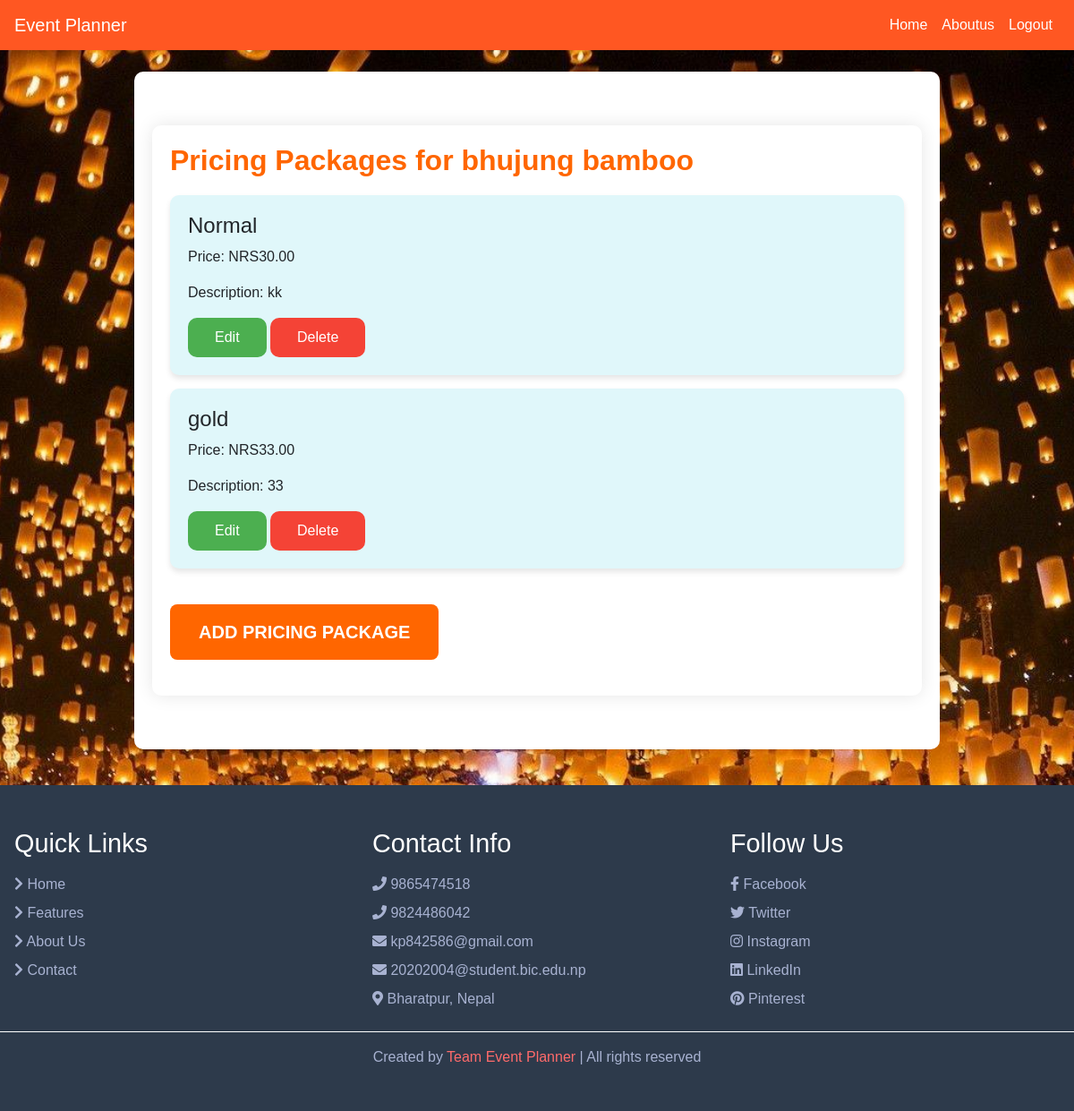
Page /accounts/owner/11/ (signed in) on the committed database.
### owner/models.py (models this page shows, shortened)
class Venue(models.Model):
    id = models.AutoField(primary_key=True)
    name = models.CharField(max_length=100)
    address = models.CharField(max_length=255)
    description = models.TextField()
    contact_email = models.EmailField(unique=True)
    zip_code = models.CharField(max_length=10,default=44207)  # New field for zip code
    average_cost_per_person = models.DecimalField(max_digits=10, decimal_places=2,default=0)
    total_slots = models.PositiveIntegerField(default=0)  # New field for available slots
    occupancy = models.PositiveIntegerField(default=0)
    contact_num = models.PositiveIntegerField(default=0)
    image = models.ImageField(upload_to='venue_images/', null=True, blank=True)
    available_slots = models.PositiveIntegerField(editable=False)  # Non-editable field

class PricingPackage(models.Model):
    id = models.AutoField(primary_key=True)
    venue = models.ForeignKey(Venue, related_name='packages', on_delete=models.CASCADE)
    package_name = models.CharField(max_length=100)
    price = models.DecimalField(max_digits=10, decimal_places=2)
    details = models.TextField()
    contact_email = models.EmailField()

### owner/views.py (the view, shortened to what this page needs)
# urls.py: path('owner/<int:venue_id>/', owner_pricing_packages, name='owner_pricing_packages'),
@login_required
def owner_pricing_packages(request, venue_id):
    venue = get_object_or_404(Venue, id=venue_id)
    packages = PricingPackage.objects.filter(venue=venue)
    package_form_pairs = [(package, PricingPackageForm(instance=package)) for package in packages]
    context = {
        'venue': venue,
        'package_form_pairs': package_form_pairs,
    }
    return render(request, 'owner/owner_pricing_packages.html', context)

### owner/templates/owner/owner_pricing_packages.html (shortened to what this page needs)
{% extends 'owner/base.html' %}
{% block content %}
<div class="container">
    <h2>Pricing Packages for {{ venue.name }}</h2>
    {% if package_form_pairs %}
        <ul class="package-list">
            {% for package, form in package_form_pairs %}
                <li>
                    <h4>{{ package.package_name }}</h4>
                    <p>Price: NRS{{ package.price }}</p>
                    <p>Description: {{ package.details }}</p>
                    <button type="button" class="edit-button" onclick="openModal('{{ package.id }}')">Edit</button>
                    <form method="post" action="{% url 'delete_package' venue.id package.id %}" style="display:inline;" onsubmit="return confirmDelete();">
                        <button type="submit" class="delete-button">Delete</button>
                    </form>
                </li>
            {% endfor %}
        </ul>
    {% else %}
        <p class="no-packages-message">No pricing packages found for this venue.</p>
    {% endif %}
    <br>
    <a href="{% url 'add_pricing_package' venue.id %}" class="add-package-button">Add Pricing Package</a>
</div>
{% endblock %}

### owner/templates/owner/owner_pricing_packages.html (style rules this page uses)
body { background-color: #f0f2f5; font-family: Arial, sans-serif; }
.container { max-width: 900px; margin: 40px auto; padding: 20px; background-color: #ffffff; border-radius: 10px; box-shadow: 0 0 20px rgba(0, 0, 0, 0.1); }
h2 { color: #ff6600; margin-bottom: 20px; font-weight: 700; }
.package-list { list-style-type: none; padding: 0; }
.package-list li { background-color: #e0f7fa; margin-bottom: 15px; padding: 20px; border-radius: 10px; box-shadow: 0 4px 6px rgba(0, 0, 0, 0.1); transition: transform 0.3s ease, background-color 0.3s ease; position: relative; }
.edit-button { background-color: #4caf50; color:white; padding-left: 30px; padding-right: 30px; padding-top: 10px; padding-bottom: 10px; border: 10px; border-radius: 10px; }
.delete-button { background-color: #f44336; color:white; padding-left: 30px; padding-right: 30px; padding-top: 10px; padding-bottom: 10px; border: 10px; border-radius: 10px; }
.add-package-button { display: inline-block; background-color: #ff6600; color: #fff; text-decoration: none; padding: 16px 32px; border-radius: 8px; font-size: 20px; font-weight: bold; text-transform: uppercase; transition: background-color 0.3s ease, color 0.3s ease, transform 0.3s ease; margin-bottom: 20px; }

### rows in the picture
Venue: name "bhujung bamboo"
PricingPackage: package_name "Normal", price "30.00", details "kk"
PricingPackage: package_name "gold", price "33.00", details "33"
